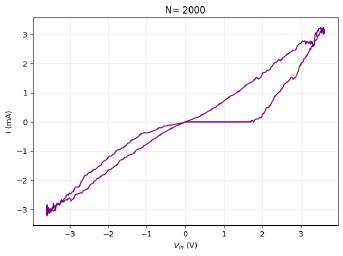
#> input picture AgNW_shared/AgNW_FDT_Memristor_Framework/docs/theory_audit/paper_fig4/p7-002.png, 343 x 256 px, found by its file name
$ python compare_fig4_metrics.py paper_fig4/p7-002.png
#> lines starting #> are read from the running program, lines starting #| are printed output that depends on the picture
### AgNW_shared/AgNW_FDT_Memristor_Framework/docs/theory_audit/digitize_lamas_fig4.py
"""Digitize Lamas 2026 Fig. 4 (N=2000, N=3000 panels; low-res embedded JPEGs)
into upper/lower I(V) envelopes, to get quantitative calibration targets
(onset, half-cycle loop areas, conductance on each branch).
Usage: .venv/bin/python docs/theory_audit/digitize_lamas_fig4.py IMG_DIR
IMG_DIR holds p7-002.png (N=2000) and p7-004.png (N=3000) from
`pdfimages -png -f 7 -l 7 <pdf> IMG_DIR/p7`. Accuracy ~1 px = 0.025 V, 0.03 mA."""
import json
import sys
import numpy as np
from PIL import Image

PANELS = {2000: ("p7-002.png", np.arange(-3, 4), np.arange(-3, 4)),
          3000: ("p7-004.png", np.arange(-3, 4), np.arange(-10, 11, 5))}


def light_lines(gray, axis, lo=215, hi=250):
    """Positions (along `axis`) of rows/cols that are mostly light-gray grid pixels."""
    frac = ((gray > lo) & (gray < hi)).mean(axis=axis)
    idx = np.nonzero(frac > 0.45)[0]
    if idx.size == 0:
        return np.array([])
    groups = np.split(idx, np.nonzero(np.diff(idx) > 2)[0] + 1)
    return np.array([g.mean() for g in groups])


def runs_of(lines, k):
    return [lines[i:i + k] for i in range(len(lines) - k + 1)] if len(lines) >= k else [lines]


def digitize(path, xticks, yticks):
    im = np.asarray(Image.open(path).convert("RGB")).astype(int)
    gray = im.mean(axis=2)
    # The curve is the only dark thing inside the axes box (JPEG chroma blur makes a
    # colour criterion patchy on thin segments; an earlier colour mask lost ~10-70% of
    # the curve pixels and undercounted loop areas). Find the frame, keep dark pixels inside.
    dark = gray < 150
    cols = np.nonzero(dark.mean(axis=0) > 0.6)[0]
    rows = np.nonzero(dark.mean(axis=1) > 0.6)[0]
    x0, x1 = cols.min() + 3, cols.max() - 3
    y0, y1 = rows.min() + 3, rows.max() - 3
    interior = np.zeros_like(dark)
    interior[y0:y1 + 1, x0:x1 + 1] = True
    ys, xs = np.nonzero((gray < 205) & interior)
    # Grid lines: several light-gray candidates (frame/axis lines are also light). The drive is
    # +-3.6 V and the response nearly odd, so pick the run of candidates for which the digitized
    # curve is most symmetric about (0, 0). Calibration sanity: Imax ~ -Imin, Vmax ~ -Vmin.
    best = None
    for rx in runs_of(light_lines(gray, axis=0), len(xticks)):
        ax_, bx_ = np.polyfit(rx, xticks, 1)
        V = ax_ * xs + bx_
        cx = abs(V.max() + V.min())
        for ry in runs_of(light_lines(gray, axis=1), len(yticks)):
            ay_, by_ = np.polyfit(ry, yticks[::-1], 1)          # image rows grow downward
            I = ay_ * ys + by_
            score = cx + abs(I.max() + I.min())
            if best is None or score < best[0]:
                best = (score, V, I, (rx, ry))
    return best[1], best[2], best[3]


def envelopes(V, I, step=0.05):
    edges = np.arange(np.floor(V.min() / step) * step, V.max() + step, step)
    c, lo, hi = [], [], []
    for a, b in zip(edges[:-1], edges[1:]):
        m = (V >= a) & (V < b)
        if m.sum() >= 1:
            c.append((a + b) / 2); lo.append(I[m].min()); hi.append(I[m].max())
    return np.array(c), np.array(lo), np.array(hi)


def metrics(V, I):
    """Envelope metrics of an I(V) loop (same definitions for paper and simulations):
    onset of the ascending branch, half-cycle loop areas (upper-lower envelope),
    and |I| of the two branches at -1 V and -2 V."""
    c, lo, hi = envelopes(V, I)
    pos, neg = c > 0, c < 0
    imax = np.abs(I).max()
    a_pos = np.trapezoid((hi - lo)[pos], c[pos])
    a_neg = np.trapezoid((hi - lo)[neg], c[neg])
    onset = c[pos][np.argmax(lo[pos] > 0.03 * imax)]
    f = lambda v, arr: float(np.interp(v, c, arr))
    return dict(Imax=float(I.max()), Imin=float(I.min()), onset_V=float(onset),
                area_pos=float(abs(a_pos)), area_neg=float(abs(a_neg)),
                ratio=float(abs(a_neg / a_pos)),
                neg1V_absI_small=abs(f(-1.0, hi)), neg1V_absI_large=abs(f(-1.0, lo)),
                neg2V_absI_small=abs(f(-2.0, hi)), neg2V_absI_large=abs(f(-2.0, lo)),
                pos2V_low=f(2.0, lo), pos2V_high=f(2.0, hi))


# [5 lines that do not run on import are left out]

### AgNW_shared/AgNW_FDT_Memristor_Framework/docs/theory_audit/compare_fig4_metrics.py
"""Same envelope metrics for the digitized paper Fig. 4 and our simulated traces."""
import glob
import json
import os
import sys
import numpy as np

sys.path.insert(0, os.path.dirname(os.path.abspath(__file__)))
import digitize_lamas_fig4 as D

IMG = sys.argv[1]
PANELS = {2000: ("p7-002.png", np.arange(-3, 4)), 3000: ("p7-004.png", np.arange(-10, 11, 5))}


metrics = D.metrics


rows = {}
for N, (fn, yt) in PANELS.items():
    V, I, _ = D.digitize(f"{IMG}/{fn}", np.arange(-3, 4), yt)
#> in digitize, `dark = gray < 150`:
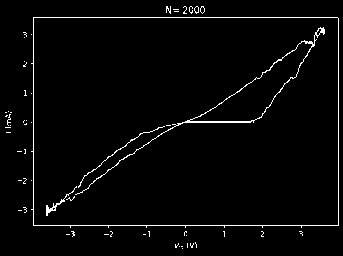
#> dark: shape (256, 343) bool; 2.6% white in thin lines or dots
#> in digitize, `cols = np.nonzero(dark.mean(axis=0) > 0.6)[0]`: cols = [33, 338]
#> in digitize, `rows = np.nonzero(dark.mean(axis=1) > 0.6)[0]`: rows = [17, 225]
#> in digitize, `x0, x1 = cols.min() + 3, cols.max() - 3`: x0 = 36; x1 = 335
#> in digitize, `y0, y1 = rows.min() + 3, rows.max() - 3`: y0 = 20; y1 = 222
#> in digitize, `ys, xs = np.nonzero((gray < 205) & interior)`: ys = 1256 values from 27 to 215; xs = 1256 values, max 324 at index 15, min 46 at index 1184, mean 189.8
#> in light_lines, `idx = np.nonzero(frac > 0.45)[0]`: idx = [32, 38, 70, 108, 146, 185, 224, 262, 301]
#> in light_lines, `groups = np.split(idx, np.nonzero(np.diff(idx) > 2)[0] + 1)`: groups = [[32], [38], [70], [108], [146], [185], [224], [262], [301]]
#> the loop in digitize, `for rx in runs_of(light_lines(gray, axis=0), len(xticks)):` made 3 passes
#> (rx, ax_, bx_, cx) on passes 1 to 3: ([32, 38, 70, 108, 146, 185, 224], 0.029, -3.33, 4.07), ([38, 70, 108, 146, 185, 224, 262], 0.0265, -3.91, 1.98), ([70, 108, 146, 185, 224, 262, 301], 0.0259, -4.8, 0.00741)
#> V = 1256 values, max 3.6 at index 15, min -3.61 at index 1184, mean 0.121; I = 1256 values, max 3.24 at index 0, min -3.19 at index 1254, mean -0.0226
    rows[f"paper N={N}"] = metrics(V, I)
#> after the loop in envelopes, `for a, b in zip(edges[:-1], edges[1:]):`: c = 146 values from -3.63 to 3.62; hi = 146 values, max 3.24 at index 142, min -2.95 at index 2, mean 0.186; lo = 146 values, max 3.03 at index 143, min -3.19 at index 0, mean -0.398
#> in metrics, `c, lo, hi = envelopes(V, I)`: c = 146 values from -3.63 to 3.62
#> in metrics, `imax = np.abs(I).max()`: imax = 3.24
#> in metrics, `a_pos = np.trapezoid((hi - lo)[pos], c[pos])`: a_pos = 2.96
#> in metrics, `a_neg = np.trapezoid((hi - lo)[neg], c[neg])`: a_neg = 1.29
#> in metrics, `onset = c[pos][np.argmax(lo[pos] > 0.03 * imax)]`: onset = 1.92
#> pass 2 of the loop `for N, (fn, yt) in PANELS.items():`:
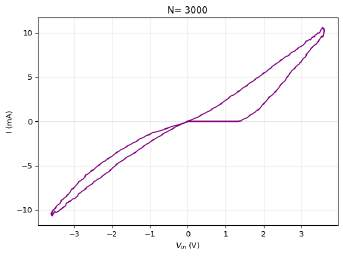
#> input picture AgNW_shared/AgNW_FDT_Memristor_Framework/docs/theory_audit/paper_fig4/p7-004.png, 343 x 256 px, found by its file name
#> in digitize (call 2), `dark = gray < 150`:
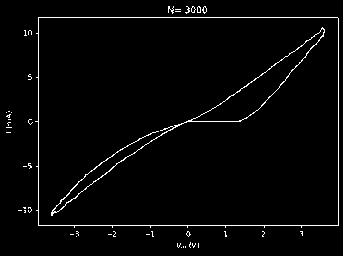
#> dark: shape (256, 343) bool; 2.4% white in thin lines or dots
#> cols = [38, 338]
#> x0 = 41
#> ys = 1090 values from 27 to 215; xs = 1090 values, max 324 at index 5, min 50 at index 1081, mean 189.7
#> the loop in digitize (call 2), `for rx in runs_of(light_lines(gray, axis=0), len(xticks)):` made 2 passes
#> (rx, ax_, bx_, cx) on passes 1 to 2: ([36, 73.5, 112, 150, 187, 225.5, 264], 0.0263, -3.94, 1.96), ([73.5, 112, 150, 187, 225.5, 264, 301], 0.0264, -4.95, 0.0301)
#> V = 1090 values, max 3.6 at index 5, min -3.63 at index 1081, mean 0.057; I = 1090 values, max 10.66 at index 0, min -10.59 at index 1088, mean -0.1
sims = {"dual-node D=90, no RESET": "validation_output/wire_resistance/d90nm_N{N}_full.npz",
        "wire-as-node V_th=.1, RESET mA": "validation_output/lamas_fig4/N{N}_mA_Vth0.1_seed1.npz",
        "PRESET dual-node D=90, RESET mA": "validation_output/lamas_fig4/N{N}_lamas_seed1.npz"}
for m in (3, 10, 30, 100, 300):
    sims[f"dual-node D=90, RESET x{m}"] = f"validation_output/lamas_fig4/N{{N}}_lamas_x{m}_seed1.npz"
for e in ("3e-5", "1e-4", "2e-4", "3e-4", "1e-3", "3e-3", "1e-2", "3e-2"):
    sims[f"relaxation eps={e}"] = f"validation_output/lamas_fig4/N{{N}}_lamas_eps{e}_seed1.npz"
for L in (5000, 10000, 15000, 17500, 20000, 25000, 30000):
    sims[f"fixed lifetime L={L}"] = f"validation_output/lamas_fig4/N{{N}}_lamas_life{L}_seed1.npz"
for name, pat in sims.items():
    for N in (2000, 3000):
        f = pat.format(N=N)
        if os.path.exists(f):
            z = np.load(f)
            rows[f"{name} N={N}"] = metrics(z["V_in"], z["I_total"] * 1e3)
#> after the loop, rows = 2 items
hdr = f"{'':38s} {'Imax':>6s} {'onset':>6s} {'A+':>6s} {'A-':>6s} {'A-/A+':>6s} | |I|(-1V) small/large | |I|(-2V) small/large"
print(hdr)
for k, m in rows.items():
    print(f"{k:38s} {m['Imax']:6.2f} {m['onset_V']:6.2f} {m['area_pos']:6.2f} {m['area_neg']:6.2f} {m['ratio']:6.2f} |"
          f" {m['neg1V_absI_small']:5.2f} / {m['neg1V_absI_large']:5.2f}    | {m['neg2V_absI_small']:5.2f} / {m['neg2V_absI_large']:5.2f}")
#> this loop made 2 passes
#> k on passes 1 to 2: 'paper N=2000', 'paper N=3000'
#| paper N=2000                             3.24   1.92   2.96   1.29   0.44 |  0.35 /  0.78    |  1.10 /  1.65
#| paper N=3000                            10.66   1.52   8.37   4.14   0.49 |  1.27 /  2.40    |  3.81 /  5.39
json.dump(rows, open(os.path.join(os.path.dirname(os.path.abspath(__file__)), "fig4_metrics.json"), "w"), indent=1)
